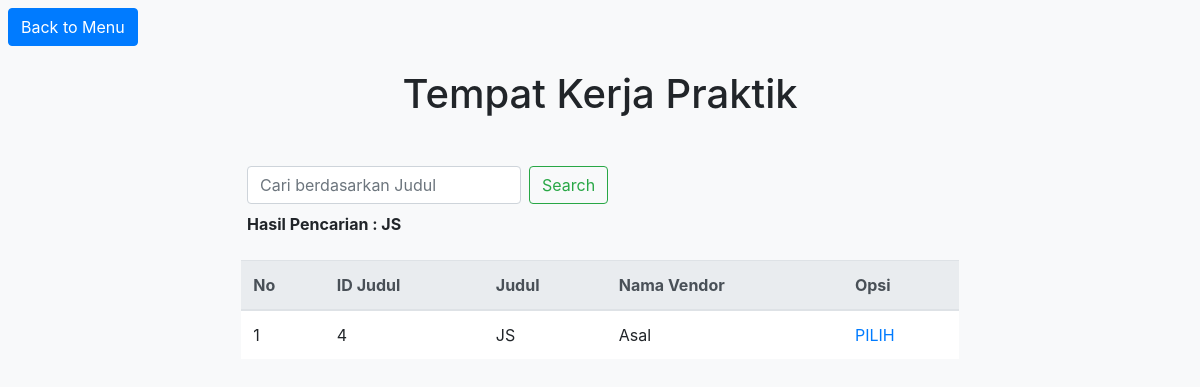
Screenshot of /cobapilih/nilai.php?cari=JS (signed in) with the database file from the repository.
### tables this page shows
CREATE TABLE IF NOT EXISTS `judul` (
  `id_judul` int(9) NOT NULL,
  `nama_vendor` varchar(50) NOT NULL,
  `judul` varchar(100) NOT NULL
);

### cobapilih/nilai.php (the view, shortened to what this page needs)
<?php
include('konek.php');
?>
<!doctype html>
<html lang="en">
  <head>
    <link rel="stylesheet" href="https://stackpath.bootstrapcdn.com/bootstrap/4.3.1/css/bootstrap.min.css">
  </head>
  <body class="bg-light">
    <a href='../login/index.php' class='btn btn-primary ml-2 mt-2'>Back to Menu</a>
  <h1 class="text-center my-4">Tempat Kerja Praktik</h1>
  <div class="row justify-content-center mx-5">
    <div class="cari my-4 col-lg-8">
      <form action="nilai.php" class="form-inline pb-2">
        <input name="cari" class="form-control mr-sm-2" type="search" placeholder="Cari berdasarkan Judul" aria-label="Search">
        <button class="btn btn-outline-success my-2 my-sm-0" type="submit">Search</button>
      </form>
      <?php
        if(isset($_GET['cari'])){
          $cari = $_GET['cari'];
          echo "<b>Hasil Pencarian : ".$cari."</b>";
        }
        ?>
    </div>
  </div>
  <div class="row justify-content-center">
    <table class="table bg-white col-lg-7">
      <thead class="thead-light">
        <tr>
          <th scope="col">No</th>
          <th scope="col">ID Judul</th>
          <th scope="col">Judul</th>
          <th scope="col">Nama Vendor</th>
          <th scope="col">Opsi</th>
        </tr>
      </thead>
      <?php
      if(isset($_GET['cari'])){
          $cari = $_GET['cari'];
          $sql1 = "SELECT * FROM judul WHERE judul like '%".$cari."%'";
          $query  = mysqli_query($db_link,$sql1);
        }else{
          $sql2 = "SELECT * FROM judul";
          $query  = mysqli_query($db_link,$sql2);
        }
        $no = 1;
        while($data = mysqli_fetch_array($query)){
      ?>
      <tbody>
        <tr>
          <td><?php echo $no++; ?></td>
          <td><?php echo $data['id_judul']; ?></td>
          <td><?php echo $data['judul']; ?></td>
          <td><?php echo $data['nama_vendor']; ?></td>
          <td><a href="edit.php?ni=<?php echo $data['id_judul'];?>" title="pilih">PILIH</a></td>
        </tr>
      </tbody>
      <?php } ?>
    </table>
  </div>
  </body>
</html>

### rows the page displays
judul: id_judul "4", judul "JS", nama_vendor "Asal"

### other values shown
$cari "JS"
